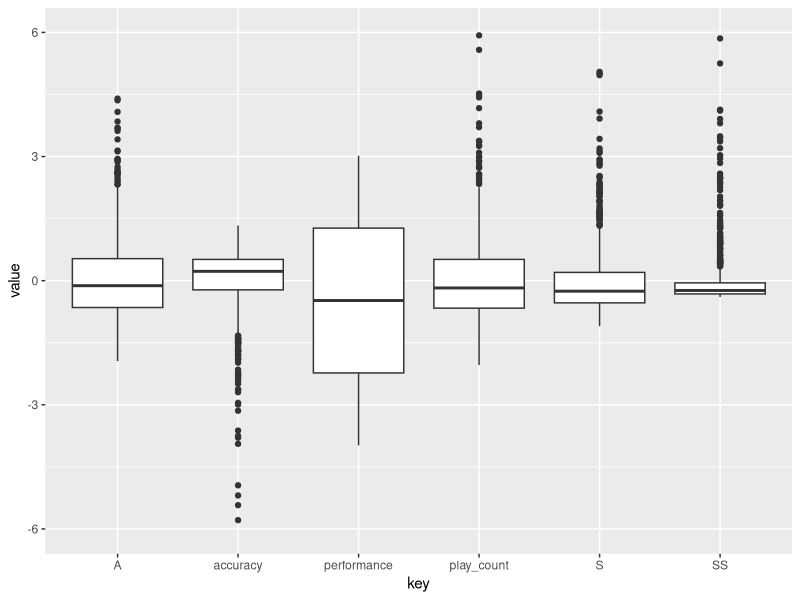
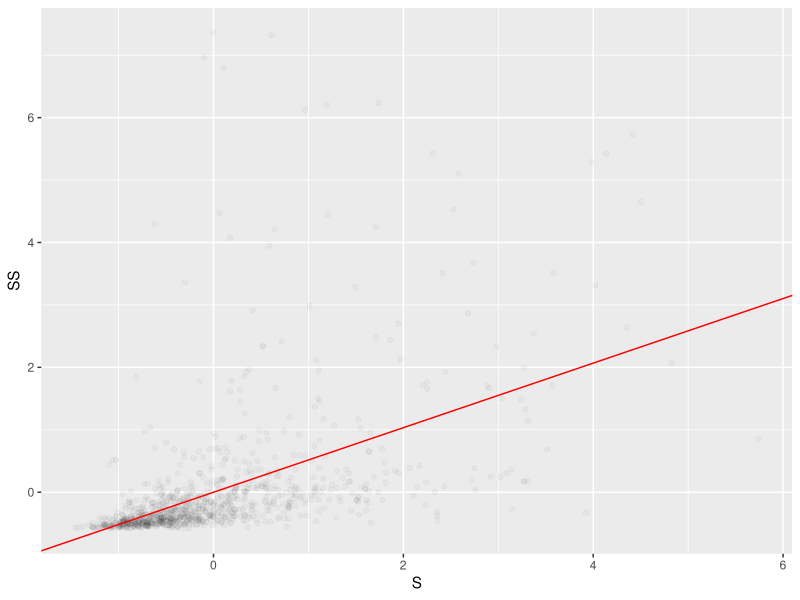
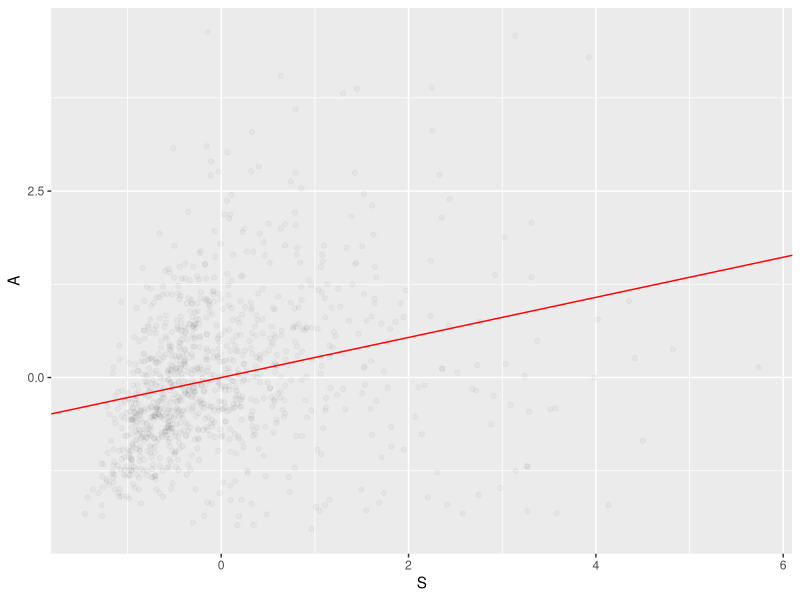
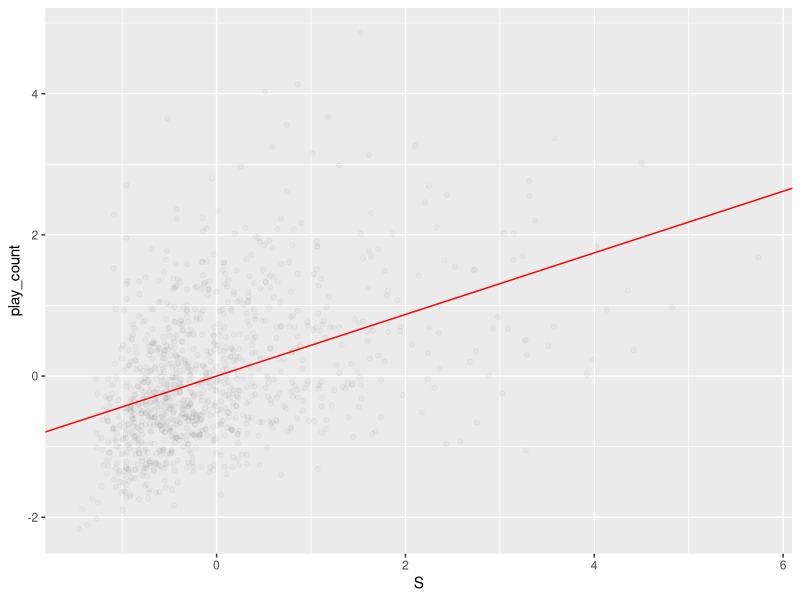
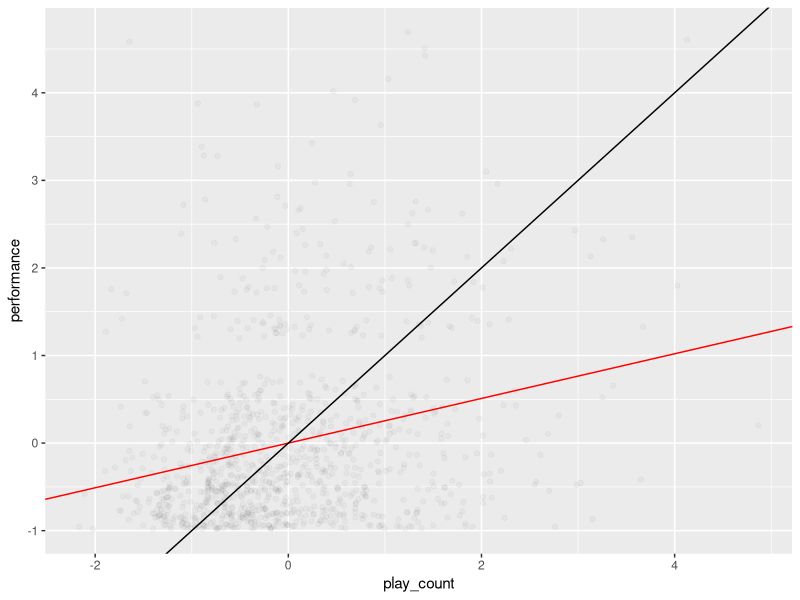
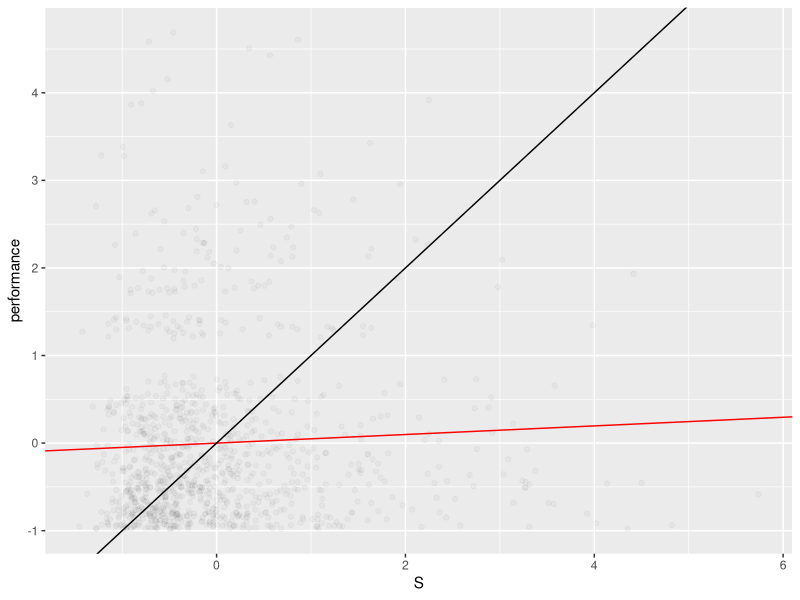
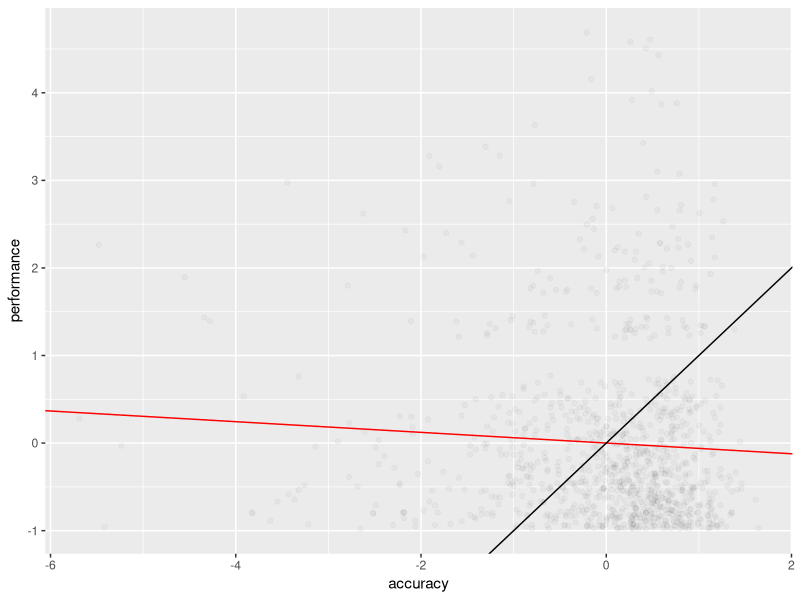
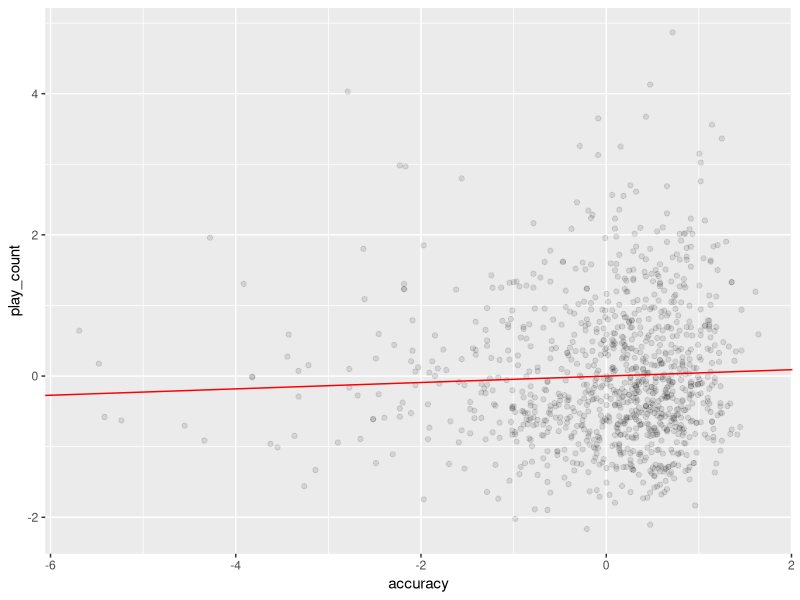

These figures' R source, in order:
library(readr)
library(dplyr)
library(tidyr)
library(ggplot2)

# importing dataset -------------------
Player <- read_csv("Player2018.csv",col_names = FALSE)
lables <- c("player_id","name","rank","performance","accuracy","play_count","SS","S","A")
colnames(Player) <- lables
#View(Player)

# dataset cleaning -------------------
# simplify Player set
miniPlayer <- Player %>%
  select(rank,performance, accuracy,play_count,SS,S,A)

# new tibble for covariance calculations. (not good)
centered_mini_player <- miniPlayer %>%
  mutate(
    play_count = (play_count-mean(play_count))/sqrt(var(play_count)),
    S = (S-mean(S))/sqrt(var(S)), # centering,
    SS = (SS-mean(SS))/sqrt(var(SS)), # centering
    A = (A - mean(A))/sqrt(var(A)), # centering
    accuracy = (accuracy - mean(accuracy))/sd(accuracy),
    performance = (performance - mean(performance))/sd(accuracy)
  ) 

# viewing and filtering centered data -------------------

#warning:Removed 5060 rows containing non-finite values (stat_boxplot). 
centered_mini_player %>%
  gather(key = key, value = value, -rank) %>%
  ggplot(aes(x = key, y = value)) +
  geom_boxplot() +
  ylim(-6,6)

# based on above plot, decide what to filter out

# x < 4.5(std)+mean
filtered_data <- miniPlayer %>%
  mutate(
    S = ifelse(S<(4.5*sd(S)+mean(S)), S, NA),
    SS = ifelse(SS<(4.5*sd(SS)+mean(SS)), SS, NA),
    A = ifelse(A<(4.5*sd(A)+mean(A)), A, NA),
    play_count= ifelse(play_count<(4.5*sd(play_count)+mean(play_count)), play_count, NA),
    accuracy= ifelse(accuracy>(-4.5*sd(accuracy)+mean(accuracy)), accuracy, NA)
  ) %>%
  filter(is.na(S)==FALSE,is.na(SS)==FALSE,is.na(A)==FALSE,is.na(play_count)==FALSE,is.na(accuracy)==FALSE)

#exeprimental version. Being very liberal with taking out outliers
filtered_data2 <- miniPlayer %>%
  mutate(
    performance = (performance-mean(performance))/sd(performance),
    S = ifelse(S<(1.5*sd(S)+mean(S)), S, NA),
    SS = ifelse(SS<(0.5*sd(SS)+mean(SS)), SS, NA),
    A = ifelse(A<(2.5*sd(A)+mean(A)), A, NA),
    play_count= ifelse(play_count<(2.5*sd(play_count)+mean(play_count)), play_count, NA),
    accuracy= ifelse(accuracy>(-1.75*sd(accuracy)+mean(accuracy)), accuracy, NA)
  ) %>%
  filter(is.na(S)==FALSE,is.na(SS)==FALSE,is.na(A)==FALSE,is.na(play_count)==FALSE,is.na(accuracy)==FALSE)


centered_filtered_data <- filtered_data %>%
  mutate(
    performance = (performance - mean(performance))/sd(performance),
    S = (S-mean(S))/sd(S),
    SS = (SS-mean(SS))/sd(SS), 
    A = (A - mean(A))/sd(A),
    accuracy = (accuracy - mean(accuracy))/sd(accuracy),
    play_count = (play_count-mean(play_count))/sd(play_count)
  ) 

# get sample correlational matrix -------------------
prf_vec <- centered_filtered_data$performance
acc_vec <- centered_filtered_data$accuracy
s_vec  <- centered_filtered_data$S
ss_vec <- centered_filtered_data$SS
a_vec <- centered_filtered_data$A
pc_vec <- centered_filtered_data$play_count

M <- cbind(prf_vec,pc_vec,acc_vec,ss_vec,s_vec,a_vec)
CM <- cor(M)
CM
# eigendecompose the correlational matrix -------------------
#ECM <- eigen(CM,symmetric = TRUE)
#ECM
#lambda1 <- ECM[[1]][[1]]
#vector1 <- ECM[[2]][,1]
#lambda2 <- ECM[[1]][[2]]
#vector2 <- ECM[[2]][,2]

# plotting results -------------------
# (2018) 1st correlation, q = 0.51713362
# (2018) 1st experimental correlation, q = 0.56871114
ggplot(centered_filtered_data) +
  geom_point(aes(x = S, y = SS),alpha = 1/30) +
  geom_abline(slope = CM['s_vec','ss_vec'],color = "red")

# (2018) 4th correlation, q = 0.26883330
# (2018) 2nd experimental correlation, q = 0.40300855
ggplot(centered_filtered_data) +
  geom_point(aes(x = S, y = A),alpha = 1/30) +
  geom_abline(slope = CM['s_vec','a_vec'],color = "red") 

# 2nd correlation, q = 0.43639479
# 3rd experimental correlation, q = 0.39268766
ggplot(centered_filtered_data) +
  geom_point(aes(x = S, y = play_count),alpha = 1/30) +
  geom_abline(slope = CM['s_vec','pc_vec'],color = "red") 

# correlation unfiltered
# (s,ss) 0.51713362
# (s,pc) 0.43639479
# (a,pc) 0.27743142
# (s,a) 0.26883330
# correlation filtered
# (s,ss) 0.56871114
# (s,a) 0.40300855
# (s,pc) 0.39268766
# (a,pc) 0.32892704
# (acc,pc) 0.02124249
# 1st experimental correlation in regards to performance, q = 0.25248915
ggplot(centered_filtered_data) +
  geom_point(aes(x = play_count, y = performance),alpha = 1/30) +
  geom_abline(slope = CM['pc_vec','prf_vec'],color = "red") +
  geom_abline()

# 2nd experimental correlation in regards to performance, q = 0.09571804
# barely any better than S
ggplot(centered_filtered_data) +
  geom_point(aes(x = S, y = performance),alpha = 1/30) +
  geom_abline(slope = CM['s_vec','prf_vec'],color = "red") +
  geom_abline()

# last experimental correlation in regards to performance, q = -0.04166413
ggplot(centered_filtered_data) +
  geom_point(aes(x = accuracy, y = performance),alpha = 1/30) +
  geom_abline(slope = CM['acc_vec','prf_vec'],color = "red") +
  geom_abline()

# last experimental correlation, q = 0.02124249
ggplot(centered_filtered_data) +
  geom_point(aes(x = accuracy, y = play_count),alpha = 1/10) +
  geom_abline(slope = CM['acc_vec','pc_vec'],color = "red") 

# smallest correlation, q = 0.07447896
ggplot(centered_filtered_data) +
  geom_point(aes(x = A, y = SS),alpha = 1/10) +
  geom_abline(slope = CM['a_vec','ss_vec'],color = "red") 


# experimental plots ------------------------------------

miniPlayer %>%
  mutate(map_play_ratio = (SS+S+A)/play_count) %>%
  ggplot(aes(x=rank,y=map_play_ratio)) +
  geom_point()
  
